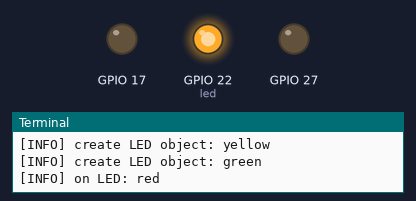
The program below on a simulated Raspberry Pi (BCM pin numbers). Parts: output pins drawn as LEDs (lit = HIGH), the last lines printed to the terminal. At 18.0 s the program stops and its outputs stay as they are.

Above: at 0.5 s.
At 2.5 s:
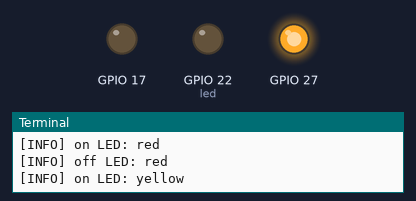
At 4.5 s:
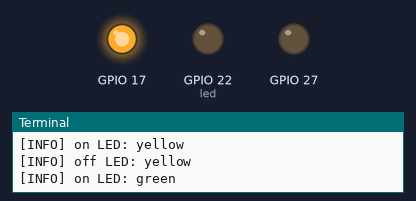
At 5.5 s:
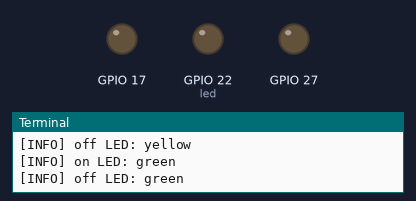
Timing chart, 0 to 7.8 s (numbered marks = the images above):
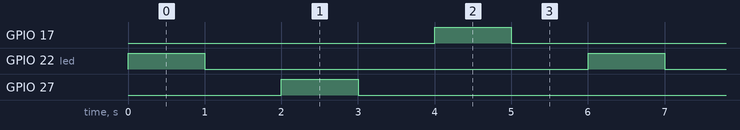

The program:

led.py
```python
#!/usr/bin/env python
# -*- coding: utf-8 -*-

#
# @file         led.py
# @brief        LED Class
# @author       KeitetsuWorks
# @date         2018/08/29
# @copyright    Copyright (c) 2018 Keitetsu
# @par          License
# This software is released under the MIT License.
#
"""LED module

Todo:
    RPi.GPIO library is required.

        $ pip install RPi.GPIO
"""

import RPi.GPIO as GPIO
from enum import Enum
import time


class LEDState(Enum):
    """LED state class
    """
    OFF = 0
    ON = 1


# GPIOのピンアサイン
# https://www.raspberrypi-spy.co.uk/2012/06/simple-guide-to-the-rpi-gpio-header-and-pins/
# GPIO.BCMについて
# https://raspberrypi.stackexchange.com/questions/12966/what-is-the-difference-between-board-and-bcm-for-gpio-pin-numbering
class LED(object):
    """LED control class
    """

    def __init__(self, pin, off_state=1, default_off=True):
        """Constructor

        Args:
            pin (int): GPIO Pin number where LED is connected.
            off_state (int): Output value when LED is OFF. 0 or 1.
            default_off (bool): True if the default LED state is OFF.
        """
        self.pin = pin
        # 既定ではLEDは負論理制御
        # Low(0V)出力: 点灯, High(3.3V)出力: 消灯
        if off_state == 1:
            self._on = GPIO.LOW
            self._off = GPIO.HIGH
        else:
            self._on = GPIO.HIGH
            self._off = GPIO.LOW
        GPIO.setmode(GPIO.BCM)
        GPIO.setup(self.pin, GPIO.OUT)
        if default_off:
            self.off()
        else:
            self.on()

        return

    def cleanup(self):
        """End LED control

        End control of LED control and release GPIO pin.
        """
        GPIO.cleanup(self.pin)

        return

    def on(self):
        """Turn on the LED
        """
        GPIO.output(self.pin, self._on)
        self.state = LEDState.ON

    def off(self):
        """Turn off the LED
        """
        GPIO.output(self.pin, self._off)
        self.state = LEDState.OFF


if __name__ == "__main__":
    # LEDのピンアサインDict
    led_conf = {
        'red': {
            'pin': 22,
            'off_state': 0,
            'default_off': True
        },
        'yellow': {
            'pin': 27,
            'off_state': 0,
            'default_off': True
        },
        'green': {
            'pin': 17,
            'off_state': 0,
            'default_off': True
        }
    }
    # LEDのオブジェクトDict
    leds = {
    }

    # LEDの初期化
    for led_name in led_conf:
        # LEDのピンアサインDictを順次読出し、
        # オブジェクトを作成する
        # オブジェクトをDictに追加する
        print("[INFO] create LED object: %s" % (led_name))
        led = LED(led_conf[led_name]['pin'],
                  off_state=led_conf[led_name]['off_state'],
                  default_off=led_conf[led_name]['default_off'])
        leds[led_name] = led

    # 順次点滅を3回繰返す
    for count in range(0, 3):
        for led_name in leds:
            print("[INFO] on LED: %s" % (led_name))
            leds[led_name].on()
            time.sleep(1.0)
            print("[INFO] off LED: %s" % (led_name))
            leds[led_name].off()
            time.sleep(1.0)

    # LEDの解放
    for led_name in leds:
        print("[INFO] clean up LED: %s" % (led_name))
        leds[led_name].cleanup()
```

Measured:
- by itself, GPIO 17, GPIO 22 (led), GPIO 27: alternates HIGH for 1.0 s and LOW for 5.0 s
- by itself, everything shown: repeats every 6.0 s, in 6 steps
